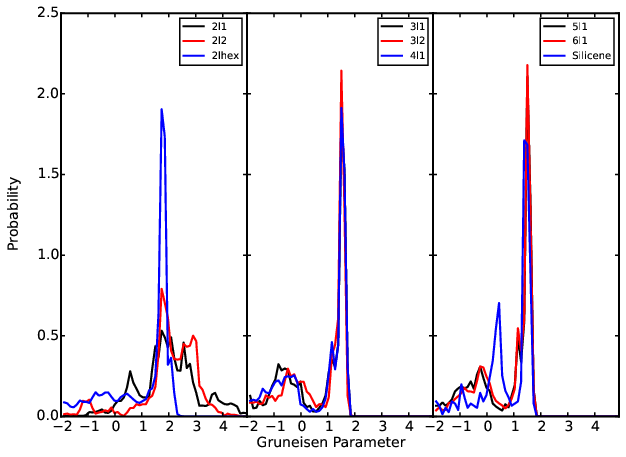

This chart was generated by the following Python code:
# -*- coding: utf-8 -*-
# @Author: YangZhou
# @Date:   2017-06-16 18:34:55
# @Last Modified by:   YangZhou
# @Last Modified time: 2017-06-21 16:21:02


from aces.tools import *
from ase import io
from aces.graph import fig, setLegend, pl, fit
import numpy as np
markers = ['^', 's', "8"]
colors = "k,r,b,g,purple".split(',')
import matplotlib
matplotlib.rcParams['ytick.minor.width'] = 1.5
matplotlib.rcParams['ytick.minor.size'] = 3
with fig('gruneisen.eps'):
    fi, axes = pl.subplots(1, 3, sharex=True, sharey=True, figsize=(10, 7))
    for j in range(3):
        if j == 0:
            vs = "2l1,2l2,2lhex".split(',')
        if j == 1:
            vs = "3l1,3l2,4l1".split(',')
        if j == 2:
            vs = "5l1,6l1,Silicene".split(',')
        for i, v in enumerate(vs):
            ax = axes[j]
            file = "%s/0/SHENG/T300K/gruneisen_freq.txt" % v
            if v == "2l1":
                file = "2l1/0/sheng.1/T300K/gruneisen_freq.txt"
            if not exists(file):
                shell_exec("cd %s/0/SHENG/;ae postnew" % v)
            y = np.genfromtxt(file, delimiter='\t', skip_header=1)
            hist, bin_edges = np.histogram(
                y[:, 1], bins=60, range=[-2, 5], density=True)
            ax.plot(bin_edges[1:], hist, color=colors[i], label=v, lw=2)
            ax.set_xlim([-2, 4.9])
            setLegend(ax, fontsize=10)
    fi.text(0.5, 0.04, 'Gruneisen Parameter', ha='center')
    fi.text(0.05, 0.5, 'Probability', va='center', rotation='vertical')
    fi.subplots_adjust(
        left=None,
        bottom=None,
        right=None,
        top=None,
        wspace=0,
        hspace=0)
